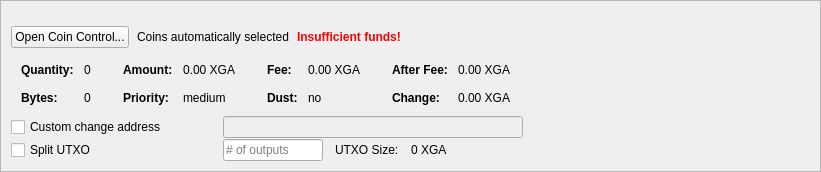
         <widget class="QFrame" name="frameCoinControl">
          <property name="sizePolicy">
           <sizepolicy hsizetype="Expanding" vsizetype="Expanding">
            <horstretch>0</horstretch>
            <verstretch>0</verstretch>
           </sizepolicy>
          </property>
          <property name="maximumSize">
           <size>
            <width>16777215</width>
            <height>16777215</height>
           </size>
          </property>
          <property name="frameShape">
           <enum>QFrame::StyledPanel</enum>
          </property>
          <property name="frameShadow">
           <enum>QFrame::Sunken</enum>
          </property>
          <layout class="QVBoxLayout" name="verticalLayoutCoinControl2">
           <property name="spacing">
            <number>0</number>
           </property>
           <property name="leftMargin">
            <number>0</number>
           </property>
           <property name="topMargin">
            <number>0</number>
           </property>
           <property name="rightMargin">
            <number>0</number>
           </property>
           <property name="bottomMargin">
            <number>0</number>
           </property>
           <item>
            <widget class="QFrame" name="frameCoinControl_BG">
             <layout class="QVBoxLayout" name="verticalLayoutCoinControl" stretch="0,0,0,0,0,0">
              <property name="spacing">
               <number>1</number>
              </property>
              <property name="leftMargin">
               <number>10</number>
              </property>
              <property name="topMargin">
               <number>10</number>
              </property>
              <item>
               <layout class="QHBoxLayout" name="horizontalLayoutCoinControl1">
                <property name="bottomMargin">
                 <number>15</number>
                </property>
               </layout>
              </item>
              <item>
               <layout class="QHBoxLayout" name="horizontalLayoutCoinControl2" stretch="0,0,0,0">
                <property name="spacing">
                 <number>8</number>
                </property>
                <property name="bottomMargin">
                 <number>10</number>
                </property>
                <item>
                 <widget class="QPushButton" name="pushButtonCoinControl">
                  <property name="styleSheet">
                   <string notr="true"/>
                  </property>
                  <property name="text">
                   <string>Open Coin Control...</string>
                  </property>
                  <property name="autoDefault">
                   <bool>false</bool>
                  </property>
                 </widget>
                </item>
                <item>
                 <widget class="QLabel" name="labelCoinControlAutomaticallySelected">
                  <property name="text">
                   <string>Coins automatically selected</string>
                  </property>
                  <property name="margin">
                   <number>5</number>
                  </property>
                 </widget>
                </item>
                <item>
                 <widget class="QLabel" name="labelCoinControlInsuffFunds">
                  <property name="font">
                   <font>
                    <weight>75</weight>
                    <bold>true</bold>
                   </font>
                  </property>
                  <property name="styleSheet">
                   <string notr="true">color:red;font-weight:bold;</string>
                  </property>
                  <property name="text">
                   <string>Insufficient funds!</string>
                  </property>
                  <property name="margin">
                   <number>5</number>
                  </property>
                 </widget>
                </item>
                <item>
                 <spacer name="horizontalSpacerCoinControl">
                  <property name="orientation">
                   <enum>Qt::Horizontal</enum>
                  </property>
                  <property name="sizeHint" stdset="0">
                   <size>
                    <width>40</width>
                    <height>1</height>
                   </size>
                  </property>
                 </spacer>
                </item>
               </layout>
              </item>
              <item>
               <widget class="QWidget" name="widgetCoinControl" native="true">
                <property name="sizePolicy">
                 <sizepolicy hsizetype="Preferred" vsizetype="Preferred">
                  <horstretch>0</horstretch>
                  <verstretch>0</verstretch>
                 </sizepolicy>
                </property>
                <property name="minimumSize">
                 <size>
                  <width>0</width>
                  <height>0</height>
                 </size>
                </property>
                <property name="styleSheet">
                 <string notr="true"/>
                </property>
                <layout class="QHBoxLayout" name="horizontalLayoutCoinControl5">
                 <property name="leftMargin">
                  <number>0</number>
                 </property>
                 <property name="topMargin">
                  <number>0</number>
                 </property>
                 <property name="rightMargin">
                  <number>0</number>
                 </property>
                 <property name="bottomMargin">
                  <number>0</number>
                 </property>
                 <item>
                  <layout class="QHBoxLayout" name="horizontalLayoutCoinControl3" stretch="0,0,0,1">
                   <property name="spacing">
                    <number>20</number>
                   </property>
                   <property name="topMargin">
                    <number>0</number>
                   </property>
                   <property name="bottomMargin">
                    <number>10</number>
                   </property>
                   <item>
                    <layout class="QFormLayout" name="formLayoutCoinControl1">
                     <property name="horizontalSpacing">
                      <number>10</number>
                     </property>
                     <property name="verticalSpacing">
                      <number>14</number>
                     </property>
                     <property name="leftMargin">
                      <number>10</number>
                     </property>
                     <property name="topMargin">
                      <number>4</number>
                     </property>
                     <property name="rightMargin">
                      <number>6</number>
                     </property>
                     <item row="0" column="0">
                      <widget class="QLabel" name="labelCoinControlQuantityText">
                       <property name="font">
                        <font>
                         <weight>75</weight>
                         <bold>true</bold>
                        </font>
                       </property>
                       <property name="text">
                        <string>Quantity:</string>
                       </property>
                       <property name="margin">
                        <number>0</number>
                       </property>
                      </widget>
                     </item>
                     <item row="0" column="1">
                      <widget class="QLabel" name="labelCoinControlQuantity">
                       <property name="cursor">
                        <cursorShape>IBeamCursor</cursorShape>
                       </property>
                       <property name="contextMenuPolicy">
                        <enum>Qt::ActionsContextMenu</enum>
                       </property>
                       <property name="text">
                        <string notr="true">0</string>
                       </property>
                       <property name="margin">
                        <number>0</number>
                       </property>
                       <property name="textInteractionFlags">
                        <set>Qt::LinksAccessibleByMouse|Qt::TextSelectableByKeyboard|Qt::TextSelectableByMouse</set>
                       </property>
                      </widget>
                     </item>
                     <item row="1" column="0">
                      <widget class="QLabel" name="labelCoinControlBytesText">
                       <property name="font">
                        <font>
                         <weight>75</weight>
                         <bold>true</bold>
                        </font>
                       </property>
                       <property name="text">
                        <string>Bytes:</string>
                       </property>
                      </widget>
                     </item>
                     <item row="1" column="1">
                      <widget class="QLabel" name="labelCoinControlBytes">
                       <property name="cursor">
                        <cursorShape>IBeamCursor</cursorShape>
                       </property>
                       <property name="contextMenuPolicy">
                        <enum>Qt::ActionsContextMenu</enum>
                       </property>
                       <property name="text">
                        <string notr="true">0</string>
                       </property>
                       <property name="textInteractionFlags">
                        <set>Qt::LinksAccessibleByMouse|Qt::TextSelectableByKeyboard|Qt::TextSelectableByMouse</set>
                       </property>
                      </widget>
                     </item>
                    </layout>
                   </item>
                   <item>
                    <layout class="QFormLayout" name="formLayoutCoinControl2">
                     <property name="horizontalSpacing">
                      <number>10</number>
                     </property>
                     <property name="verticalSpacing">
                      <number>14</number>
                     </property>
                     <property name="leftMargin">
                      <number>6</number>
                     </property>
                     <property name="topMargin">
                      <number>4</number>
                     </property>
                     <property name="rightMargin">
                      <number>6</number>
                     </property>
                     <item row="0" column="0">
                      <widget class="QLabel" name="labelCoinControlAmountText">
                       <property name="font">
                        <font>
                         <weight>75</weight>
                         <bold>true</bold>
                        </font>
                       </property>
                       <property name="text">
                        <string>Amount:</string>
                       </property>
                       <property name="margin">
                        <number>0</number>
                       </property>
                      </widget>
                     </item>
                     <item row="0" column="1">
                      <widget class="QLabel" name="labelCoinControlAmount">
                       <property name="cursor">
                        <cursorShape>IBeamCursor</cursorShape>
                       </property>
                       <property name="contextMenuPolicy">
                        <enum>Qt::ActionsContextMenu</enum>
                       </property>
                       <property name="text">
                        <string notr="true">0.00 XGA</string>
                       </property>
                       <property name="textInteractionFlags">
                        <set>Qt::LinksAccessibleByMouse|Qt::TextSelectableByKeyboard|Qt::TextSelectableByMouse</set>
                       </property>
                      </widget>
                     </item>
                     <item row="1" column="0">
                      <widget class="QLabel" name="labelCoinControlPriorityText">
                       <property name="font">
                        <font>
                         <weight>75</weight>
                         <bold>true</bold>
                        </font>
                       </property>
                       <property name="text">
                        <string>Priority:</string>
                       </property>
                      </widget>
                     </item>
                     <item row="1" column="1">
                      <widget class="QLabel" name="labelCoinControlPriority">
                       <property name="cursor">
                        <cursorShape>IBeamCursor</cursorShape>
                       </property>
                       <property name="contextMenuPolicy">
                        <enum>Qt::ActionsContextMenu</enum>
                       </property>
                       <property name="text">
                        <string>medium</string>
                       </property>
                       <property name="textInteractionFlags">
                        <set>Qt::LinksAccessibleByMouse|Qt::TextSelectableByKeyboard|Qt::TextSelectableByMouse</set>
                       </property>
                      </widget>
                     </item>
                    </layout>
                   </item>
                   <item>
                    <layout class="QFormLayout" name="formLayoutCoinControl3">
                     <property name="horizontalSpacing">
                      <number>10</number>
                     </property>
                     <property name="verticalSpacing">
                      <number>14</number>
                     </property>
                     <property name="leftMargin">
                      <number>6</number>
                     </property>
                     <property name="topMargin">
                      <number>4</number>
                     </property>
                     <property name="rightMargin">
                      <number>6</number>
                     </property>
                     <item row="0" column="0">
                      <widget class="QLabel" name="labelCoinControlFeeText">
                       <property name="font">
                        <font>
                         <weight>75</weight>
                         <bold>true</bold>
                        </font>
                       </property>
                       <property name="text">
                        <string>Fee:</string>
                       </property>
                       <property name="margin">
                        <number>0</number>
                       </property>
                      </widget>
                     </item>
                     <item row="0" column="1">
                      <widget class="QLabel" name="labelCoinControlFee">
                       <property name="cursor">
                        <cursorShape>IBeamCursor</cursorShape>
                       </property>
                       <property name="contextMenuPolicy">
                        <enum>Qt::ActionsContextMenu</enum>
                       </property>
                       <property name="text">
                        <string notr="true">0.00 XGA</string>
                       </property>
                       <property name="textInteractionFlags">
                        <set>Qt::LinksAccessibleByMouse|Qt::TextSelectableByKeyboard|Qt::TextSelectableByMouse</set>
                       </property>
                      </widget>
                     </item>
                     <item row="1" column="0">
                      <widget class="QLabel" name="labelCoinControlLowOutputText">
                       <property name="font">
                        <font>
                         <weight>75</weight>
                         <bold>true</bold>
                        </font>
                       </property>
                       <property name="text">
                        <string>Dust:</string>
                       </property>
                      </widget>
                     </item>
                     <item row="1" column="1">
                      <widget class="QLabel" name="labelCoinControlLowOutput">
                       <property name="cursor">
                        <cursorShape>IBeamCursor</cursorShape>
                       </property>
                       <property name="contextMenuPolicy">
                        <enum>Qt::ActionsContextMenu</enum>
                       </property>
                       <property name="text">
                        <string>no</string>
                       </property>
                       <property name="textInteractionFlags">
                        <set>Qt::LinksAccessibleByMouse|Qt::TextSelectableByKeyboard|Qt::TextSelectableByMouse</set>
                       </property>
                      </widget>
                     </item>
                    </layout>
                   </item>
                   <item>
                    <layout class="QFormLayout" name="formLayoutCoinControl4">
                     <property name="horizontalSpacing">
                      <number>10</number>
                     </property>
                     <property name="verticalSpacing">
                      <number>14</number>
                     </property>
                     <property name="leftMargin">
                      <number>6</number>
                     </property>
                     <property name="topMargin">
                      <number>4</number>
                     </property>
                     <property name="rightMargin">
                      <number>6</number>
                     </property>
                     <item row="0" column="0">
                      <widget class="QLabel" name="labelCoinControlAfterFeeText">
                       <property name="font">
                        <font>
                         <weight>75</weight>
                         <bold>true</bold>
                        </font>
                       </property>
                       <property name="text">
                        <string>After Fee:</string>
                       </property>
                       <property name="margin">
                        <number>0</number>
                       </property>
                      </widget>
                     </item>
                     <item row="0" column="1">
                      <widget class="QLabel" name="labelCoinControlAfterFee">
                       <property name="cursor">
                        <cursorShape>IBeamCursor</cursorShape>
                       </property>
                       <property name="contextMenuPolicy">
                        <enum>Qt::ActionsContextMenu</enum>
                       </property>
                       <property name="text">
                        <string notr="true">0.00 XGA</string>
                       </property>
                       <property name="textInteractionFlags">
                        <set>Qt::LinksAccessibleByMouse|Qt::TextSelectableByKeyboard|Qt::TextSelectableByMouse</set>
                       </property>
                      </widget>
                     </item>
                     <item row="1" column="0">
                      <widget class="QLabel" name="labelCoinControlChangeText">
                       <property name="font">
                        <font>
                         <weight>75</weight>
                         <bold>true</bold>
                        </font>
                       </property>
                       <property name="text">
                        <string>Change:</string>
                       </property>
                      </widget>
                     </item>
                     <item row="1" column="1">
                      <widget class="QLabel" name="labelCoinControlChange">
                       <property name="cursor">
                        <cursorShape>IBeamCursor</cursorShape>
                       </property>
                       <property name="contextMenuPolicy">
                        <enum>Qt::ActionsContextMenu</enum>
                       </property>
                       <property name="text">
                        <string notr="true">0.00 XGA</string>
                       </property>
                       <property name="textInteractionFlags">
                        <set>Qt::LinksAccessibleByMouse|Qt::TextSelectableByKeyboard|Qt::TextSelectableByMouse</set>
                       </property>
                      </widget>
                     </item>
                    </layout>
                   </item>
                  </layout>
                 </item>
                </layout>
               </widget>
              </item>
              <item>
               <layout class="QHBoxLayout" name="horizontalLayoutCoinControl4">
                <property name="spacing">
                 <number>12</number>
                </property>
                <property name="sizeConstraint">
                 <enum>QLayout::SetDefaultConstraint</enum>
                </property>
                <property name="topMargin">
                 <number>0</number>
                </property>
                <property name="rightMargin">
                 <number>0</number>
                </property>
                <item>
                 <widget class="QCheckBox" name="checkBoxCoinControlChange">
                  <property name="sizePolicy">
                   <sizepolicy hsizetype="Preferred" vsizetype="Preferred">
                    <horstretch>0</horstretch>
                    <verstretch>0</verstretch>
                   </sizepolicy>
                  </property>
                  <property name="minimumSize">
                   <size>
                    <width>200</width>
                    <height>0</height>
                   </size>
                  </property>
                  <property name="maximumSize">
                   <size>
                    <width>200</width>
                    <height>16777215</height>
                   </size>
                  </property>
                  <property name="toolTip">
                   <string>If this is activated, but the change address is empty or invalid, change will be sent to a newly generated address.</string>
                  </property>
                  <property name="text">
                   <string>Custom change address</string>
                  </property>
                 </widget>
                </item>
                <item>
                 <widget class="QValidatedLineEdit" name="lineEditCoinControlChange">
                  <property name="enabled">
                   <bool>false</bool>
                  </property>
                  <property name="sizePolicy">
                   <sizepolicy hsizetype="Preferred" vsizetype="Preferred">
                    <horstretch>0</horstretch>
                    <verstretch>0</verstretch>
                   </sizepolicy>
                  </property>
                  <property name="minimumSize">
                   <size>
                    <width>300</width>
                    <height>0</height>
                   </size>
                  </property>
                 </widget>
                </item>
                <item>
                 <widget class="QLabel" name="labelCoinControlChangeLabel">
                  <property name="sizePolicy">
                   <sizepolicy hsizetype="Preferred" vsizetype="Preferred">
                    <horstretch>0</horstretch>
                    <verstretch>0</verstretch>
                   </sizepolicy>
                  </property>
                  <property name="minimumSize">
                   <size>
                    <width>100</width>
                    <height>0</height>
                   </size>
                  </property>
                  <property name="text">
                   <string/>
                  </property>
                  <property name="margin">
                   <number>3</number>
                  </property>
                 </widget>
                </item>
               </layout>
              </item>
              <item>
               <layout class="QHBoxLayout" name="horizontalLayoutCoinControl6">
                <property name="spacing">
                 <number>12</number>
                </property>
                <property name="rightMargin">
                 <number>0</number>
                </property>
                <item>
                 <widget class="QCheckBox" name="splitBlockCheckBox">
                  <property name="sizePolicy">
                   <sizepolicy hsizetype="Preferred" vsizetype="Preferred">
                    <horstretch>0</horstretch>
                    <verstretch>0</verstretch>
                   </sizepolicy>
                  </property>
                  <property name="minimumSize">
                   <size>
                    <width>200</width>
                    <height>0</height>
                   </size>
                  </property>
                  <property name="maximumSize">
                   <size>
                    <width>200</width>
                    <height>16777215</height>
                   </size>
                  </property>
                  <property name="text">
                   <string>Split UTXO</string>
                  </property>
                 </widget>
                </item>
                <item>
                 <widget class="QLineEdit" name="splitBlockLineEdit">
                  <property name="sizePolicy">
                   <sizepolicy hsizetype="Preferred" vsizetype="Preferred">
                    <horstretch>50</horstretch>
                    <verstretch>0</verstretch>
                   </sizepolicy>
                  </property>
                  <property name="minimumSize">
                   <size>
                    <width>100</width>
                    <height>0</height>
                   </size>
                  </property>
                  <property name="maximumSize">
                   <size>
                    <width>100</width>
                    <height>16777215</height>
                   </size>
                  </property>
                  <property name="placeholderText">
                   <string># of outputs</string>
                  </property>
                 </widget>
                </item>
                <item>
                 <widget class="QLabel" name="labelBlockSizeText">
                  <property name="text">
                   <string>UTXO Size:</string>
                  </property>
                 </widget>
                </item>
                <item>
                 <widget class="QLabel" name="labelBlockSize">
                  <property name="text">
                   <string>0 XGA</string>
                  </property>
                 </widget>
                </item>
                <item>
                 <spacer name="horizontalSpacer_7">
                  <property name="orientation">
                   <enum>Qt::Horizontal</enum>
                  </property>
                  <property name="sizeHint" stdset="0">
                   <size>
                    <width>40</width>
                    <height>20</height>
                   </size>
                  </property>
                 </spacer>
                </item>
               </layout>
              </item>
              <item>
               <spacer name="verticalSpacerCoinControl">
                <property name="orientation">
                 <enum>Qt::Vertical</enum>
                </property>
                <property name="sizeHint" stdset="0">
                 <size>
                  <width>800</width>
                  <height>1</height>
                 </size>
                </property>
               </spacer>
              </item>
             </layout>
            </widget>
           </item>
          </layout>
         </widget>
